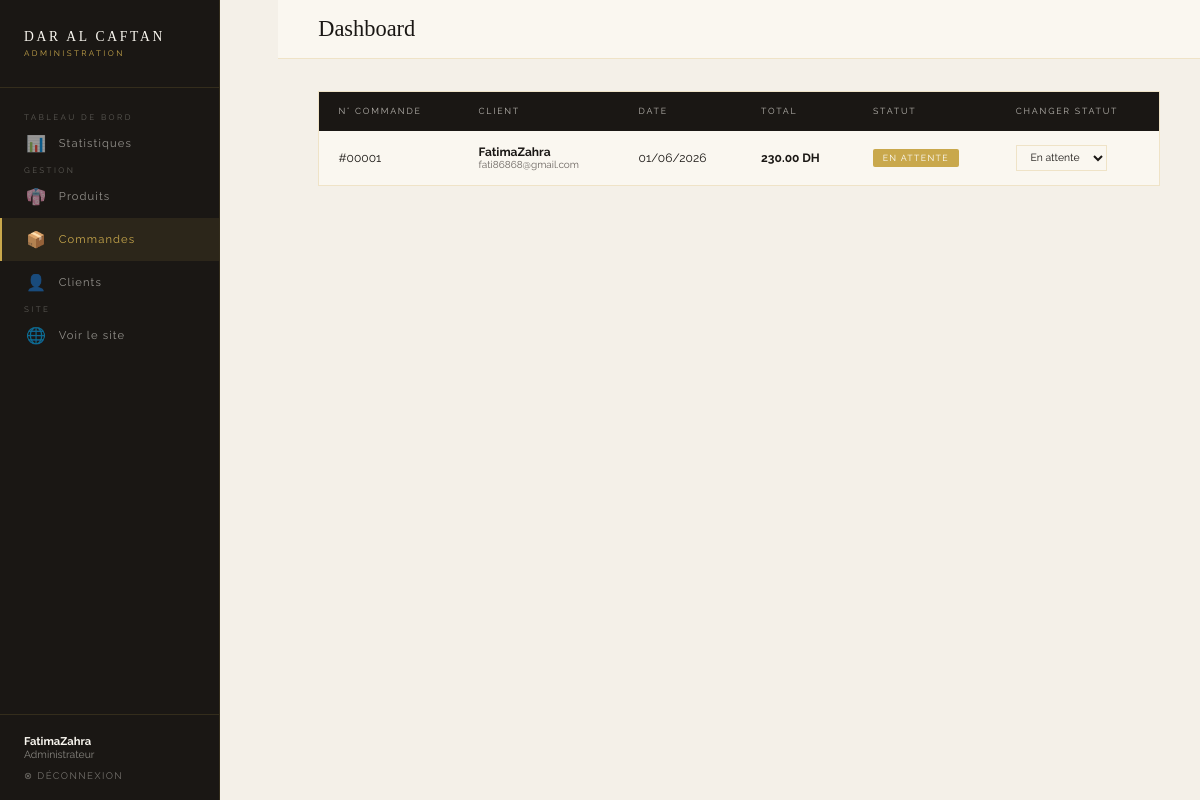
The app's page /views/admin/dashboard.php?section=commandes (signed in) with its own data.
### tables this page shows
CREATE TABLE `orders` (
  `id` int(11) NOT NULL,
  `user_id` int(11) DEFAULT NULL,
  `total_price` decimal(10,2) DEFAULT NULL,
  `status` varchar(50) DEFAULT 'En attente',
  `created_at` timestamp NOT NULL DEFAULT current_timestamp(),
  `address` text DEFAULT NULL
);

CREATE TABLE `users` (
  `id` int(11) NOT NULL,
  `name` varchar(100) DEFAULT NULL,
  `email` varchar(100) DEFAULT NULL,
  `password` varchar(255) DEFAULT NULL,
  `role` enum('admin','client') DEFAULT 'client',
  `created_at` timestamp NOT NULL DEFAULT current_timestamp()
);

### config/database.php (called while the page is built)
<?php
function getConnection() {
    $host = "localhost";
    $dbname = "estore";
    $username = "root";
    $password = "";
    try {
        $conn = new PDO(
            "mysql:host=$host;dbname=$dbname;charset=utf8",
            $username,
            $password
        );
        $conn->setAttribute(PDO::ATTR_ERRMODE, PDO::ERRMODE_EXCEPTION);
        return $conn;
    } catch(PDOException $e) {
        die("Erreur de connexion : " . $e->getMessage());
    }
}
?>

### models/Order.php (called while the page is built, shortened)
<?php
require_once __DIR__ . '/../config/database.php';
class Order {
    private $conn;
    public function __construct() {
        $this->conn = getConnection();
    }
    public function getToutesCommandes() {
        $stmt = $this->conn->query(
            "SELECT o.*, u.name as client_name, u.email
             FROM orders o
             JOIN users u ON o.user_id = u.id
             ORDER BY o.created_at DESC"
        );
        return $stmt->fetchAll(PDO::FETCH_ASSOC);
    }
}
?>

### views/admin/dashboard.php (the view, shortened to what this page needs)
<?php
require_once '../../config/database.php';
require_once '../../models/User.php';
require_once '../../models/Order.php';
$section = $_GET['section'] ?? 'stats';
$productModel = new Product();
$userModel    = new User();
$orderModel   = new Order();
$commandes = $orderModel->getToutesCommandes();
$stats = [
    'nb_produits'  => $productModel->compter(),
    'nb_clients'   => $userModel->compterClients(),
    'nb_commandes' => $orderModel->compter(),
    'chiffre'      => $orderModel->getChiffreAffaires(),
    'populaires'        => $productModel->getPopulaires(5),
    'nb_visites'        => (new Visite())->compterTotal(),
    'visites_today'     => (new Visite())->compterAujourdhui(),
    'pages_populaires'  => (new Visite())->getPagesPopulaires(),
    'visites_pays'      => (new Visite())->getParPays(),
];
$statutsCommande = ['En attente','Confirmée','Expédiée','Livrée','Annulée'];
$statusColors    = [
    'En attente' => '#C9A84C',
    'Confirmée'  => '#4A90D9',
    'Expédiée'   => '#8B6914',
    'Livrée'     => '#4a7c59',
    'Annulée'    => '#c0392b',
];
?>
<!DOCTYPE html>
<html lang="fr">
<head>
</head>
<body>
<aside class="sidebar">
  <div class="sidebar-brand">
    <span class="sidebar-brand-name">DAR AL CAFTAN</span>
    <span class="sidebar-brand-sub">Administration</span>
  </div>
  <nav class="sidebar-nav">
    <span class="nav-label">Tableau de bord</span>
    <a href="?section=stats"     class="nav-item <?= $section==='stats'?'active':'' ?>">
      <span class="nav-icon">📊</span> Statistiques
    </a>
    <span class="nav-label">Gestion</span>
    <a href="?section=produits"  class="nav-item <?= $section==='produits'?'active':'' ?>">
      <span class="nav-icon">👘</span> Produits
    </a>
    <a href="?section=commandes" class="nav-item <?= $section==='commandes'?'active':'' ?>">
      <span class="nav-icon">📦</span> Commandes
    </a>
    <a href="?section=clients"   class="nav-item <?= $section==='clients'?'active':'' ?>">
      <span class="nav-icon">👤</span> Clients
    </a>
    <span class="nav-label">Site</span>
    <a href="../products/index.php" class="nav-item" target="_blank">
      <span class="nav-icon">🌐</span> Voir le site
    </a>
  </nav>
  <div class="sidebar-footer">
    <p class="admin-info">
      <strong><?= htmlspecialchars($_SESSION['user_name']) ?></strong>
      Administrateur
    </p>
    <a href="../../controllers/AuthController.php?action=logout" class="logout-link">
      ⊗ Déconnexion
    </a>
  </div>
</aside>
<main class="main">
  <div class="topbar">
    <h1 class="topbar-title">
      <?php
        $titles = [
          'stats'     => 'Tableau de <em>bord</em>',
          'produits'  => 'Gestion des <em>produits</em>',
          'commandes' => 'Suivi des <em>commandes</em>',
          'clients'   => 'Gestion des <em>clients</em>',
        ];
        echo $titles[$section] ?? 'Dashboard';
      ?>
    </h1>
  </div>
  <div class="content">
    <?php if ($section === 'stats'): ?>
      <div class="stats-grid">
        <div class="stat-card">
          <span class="nav-icon stat-icon">👘</span>
          <span class="stat-label">Total produits</span>
          <div class="stat-value"><?= $stats['nb_produits'] ?></div>
        </div>
        <div class="stat-card">
          <span class="nav-icon stat-icon">👤</span>
          <span class="stat-label">Clients inscrits</span>
          <div class="stat-value"><?= $stats['nb_clients'] ?></div>
        </div>
        <div class="stat-card">
          <span class="nav-icon stat-icon">📦</span>
          <span class="stat-label">Commandes totales</span>
          <div class="stat-value"><?= $stats['nb_commandes'] ?></div>
        </div>
        <div class="stat-card">
          <span class="nav-icon stat-icon">💰</span>
          <span class="stat-label">Chiffre d'affaires</span>
          <div class="stat-value">
            <?= number_format($stats['chiffre'], 0) ?>
            <small>DH</small>
          </div>
        </div>
        <div class="stat-card">
          <span class="nav-icon stat-icon">👁️</span>
          <span class="stat-label">Visites totales</span>
          <div class="stat-value"><?= $stats['nb_visites'] ?></div>
        </div>
        <div class="stat-card">
          <span class="nav-icon stat-icon">📅</span>
          <span class="stat-label">Visites aujourd'hui</span>
          <div class="stat-value"><?= $stats['visites_today'] ?></div>
        </div>
      </div>
      <h2 class="section-title">Produits les plus <em>commandés</em></h2>
      <div class="table-wrap" style="padding:1.5rem;">
        <?php if (empty($stats['populaires'])): ?>
          <p style="font-size:0.75rem;color:var(--warm-gray);text-align:center;padding:1rem;">
            Aucune commande enregistrée pour le moment.
          </p>
        <?php else: ?>
          <?php
            $maxVente = max(array_column($stats['populaires'], 'total_vendu'));
            foreach ($stats['populaires'] as $pop):
              $pct = $maxVente > 0 ? ($pop['total_vendu'] / $maxVente) * 100 : 0;
          ?>
          <div class="pop-item">
            <span style="min-width:180px;"><?= htmlspecialchars($pop['name']) ?></span>
            <div class="pop-bar-wrap">
              <div class="pop-bar" style="width:<?= $pct ?>%"></div>
            </div>
            <span style="min-width:80px;text-align:right;color:var(--gold);font-weight:500;">
              <?= $pop['total_vendu'] ?> vendus
            </span>
          </div>
          <?php endforeach; ?>
        <?php endif; ?>
      </div>
      <h2 class="section-title" style="margin-top:2rem;">Pages les plus <em>visitées</em></h2>
      <div class="table-wrap" style="padding:1.5rem; margin-bottom:2rem;">
        <?php if (empty($stats['pages_populaires'])): ?>
          <p style="font-size:0.75rem;color:var(--warm-gray);text-align:center;">
            Aucune visite enregistrée.
          </p>
        <?php else: ?>
          <?php
            $maxPage = max(array_column($stats['pages_populaires'], 'nb'));
            foreach ($stats['pages_populaires'] as $pg):
              $pct = $maxPage > 0 ? ($pg['nb'] / $maxPage) * 100 : 0;
          ?>
          <div class="pop-item">
            <span style="min-width:160px;"><?= htmlspecialchars($pg['page']) ?></span>
            <div class="pop-bar-wrap">
              <div class="pop-bar" style="width:<?= $pct ?>%"></div>
            </div>
            <span style="min-width:80px;text-align:right;color:var(--gold);font-weight:500;">
              <?= $pg['nb'] ?> visites
            </span>
          </div>
          <?php endforeach; ?>
        <?php endif; ?>
      </div>
      <h2 class="section-title">Visiteurs par <em>pays</em></h2>
      <div class="table-wrap" style="padding:1.5rem;">
        <?php if (empty($stats['visites_pays'])): ?>
          <p style="font-size:0.75rem;color:var(--warm-gray);text-align:center;">
            Aucune donnée géographique.
          </p>
        <?php else: ?>
          <?php
            $maxPays = max(array_column($stats['visites_pays'], 'nb'));
            foreach ($stats['visites_pays'] as $pys):
              $pct = $maxPays > 0 ? ($pys['nb'] / $maxPays) * 100 : 0;
          ?>
          <div class="pop-item">
            <span style="min-width:160px;">🌍 <?= htmlspecialchars($pys['pays']) ?></span>
            <div class="pop-bar-wrap">
              <div class="pop-bar" style="width:<?= $pct ?>%; background:#4A90D9;"></div>
            </div>
            <span style="min-width:80px;text-align:right;color:#4A90D9;font-weight:500;">
              <?= $pys['nb'] ?> visiteurs
            </span>
          </div>
          <?php endforeach; ?>
        <?php endif; ?>
      </div>
    <!-- ════════════════════════════════
         SECTION : PRODUITS
    ════════════════════════════════ -->
    <?php elseif ($section === 'commandes'): ?>
      <div class="table-wrap">
        <table>
          <thead>
            <tr>
              <th>N° Commande</th>
              <th>Client</th>
              <th>Date</th>
              <th>Total</th>
              <th>Statut</th>
              <th>Changer statut</th>
            </tr>
          </thead>
          <tbody>
            <?php if (empty($commandes)): ?>
              <tr><td colspan="6" style="text-align:center;color:var(--warm-gray);padding:2rem;">
                Aucune commande pour le moment.
              </td></tr>
            <?php else: ?>
              <?php foreach ($commandes as $cmd): ?>
              <tr>
                <td>#<?= str_pad($cmd['id'], 5, '0', STR_PAD_LEFT) ?></td>
                <td>
                  <strong><?= htmlspecialchars($cmd['client_name']) ?></strong>
                  <br><small style="color:var(--warm-gray);"><?= htmlspecialchars($cmd['email']) ?></small>
                </td>
                <td><?= date('d/m/Y', strtotime($cmd['created_at'])) ?></td>
                <td><strong><?= number_format($cmd['total_price'], 2) ?> DH</strong></td>
                <td>
                  <span class="badge" style="background:<?= $statusColors[$cmd['status']] ?? '#888' ?>">
                    <?= htmlspecialchars($cmd['status']) ?>
                  </span>
                </td>
                <td>
                  <select class="status-select"
                    onchange="window.location='../../controllers/OrderController.php?action=changer_statut&order_id=<?= $cmd['id'] ?>&statut='+this.value">
                    <?php foreach ($statutsCommande as $s): ?>
                      <option value="<?= $s ?>" <?= $cmd['status'] === $s ? 'selected' : '' ?>>
                        <?= $s ?>
                      </option>
                    <?php endforeach; ?>
                  </select>
                </td>
              </tr>
              <?php endforeach; ?>
            <?php endif; ?>
          </tbody>
        </table>
      </div>
    <?php endif; ?>
  </div>
</main>
</body>
</html>

### views/admin/dashboard.php (style rules this page uses)
*, *::before, *::after { margin:0; padding:0; box-sizing:border-box; }
:root { --gold:#C9A84C; --gold-dark:#8B6914; --ivory:#FAF7F0; --charcoal:#1A1714; --warm-gray:#6B6560; --border:rgba(201,168,76,0.25); --bg:#F4F0E8; --sidebar:220px; }
body { font-family:'Raleway',sans-serif; background:var(--bg); color:var(--charcoal); display:flex; min-height:100vh; }
.sidebar { width:var(--sidebar); background:var(--charcoal); display:flex; flex-direction:column; position:fixed; top:0; left:0; height:100vh; border-right:0.5px solid rgba(201,168,76,0.15); z-index:50; }
.sidebar-brand { padding:1.8rem 1.5rem; border-bottom:0.5px solid rgba(201,168,76,0.15); }
.sidebar-brand-name { font-family:'Cinzel',serif; font-size:0.85rem; letter-spacing:0.2em; color:var(--ivory); display:block; }
.sidebar-brand-sub { font-size:0.5rem; letter-spacing:0.3em; text-transform:uppercase; color:var(--gold); margin-top:3px; display:block; }
.sidebar-nav { flex:1; padding:1.5rem 0; }
.nav-label { font-size:0.5rem; letter-spacing:0.3em; text-transform:uppercase; color:rgba(250,247,240,0.3); padding:0.5rem 1.5rem; margin-top:1rem; }
.nav-item { display:flex; align-items:center; gap:0.8rem; padding:0.75rem 1.5rem; font-size:0.7rem; letter-spacing:0.1em; text-decoration:none; color:rgba(250,247,240,0.55); transition:all 0.2s; border-left:2px solid transparent; }
.nav-item.active { color:var(--gold); border-left-color:var(--gold); background:rgba(201,168,76,0.1); }
.nav-icon { font-size:1rem; width:20px; text-align:center; }
.sidebar-footer { padding:1.2rem 1.5rem; border-top:0.5px solid rgba(201,168,76,0.15); }
.admin-info { font-size:0.65rem; color:rgba(250,247,240,0.5); margin-bottom:0.6rem; }
.admin-info strong { color:var(--ivory); display:block; font-size:0.7rem; }
.logout-link { font-size:0.6rem; letter-spacing:0.15em; text-transform:uppercase; color:rgba(250,247,240,0.4); text-decoration:none; transition:color 0.2s; }
.main { margin-left:var(--sidebar); flex:1; min-height:100vh; }
.topbar { background:var(--ivory); border-bottom:0.5px solid var(--border); padding:1rem 2.5rem; display:flex; justify-content:space-between; align-items:center; position:sticky; top:0; z-index:40; }
.topbar-title { font-family:'Cormorant Garamond',serif; font-size:1.4rem; font-weight:300; }
.content { padding:2rem 2.5rem; }
.table-wrap { background:var(--ivory); border:0.5px solid var(--border); overflow:hidden; margin-bottom:2rem; }
table { width:100%; border-collapse:collapse; }
thead { background:var(--charcoal); }
thead th { font-size:0.55rem; letter-spacing:0.2em; text-transform:uppercase; color:rgba(250,247,240,0.7); padding:0.9rem 1.2rem; text-align:left; font-weight:400; }
tbody tr { border-bottom:0.5px solid var(--border); transition:background 0.15s; }
tbody tr:last-child { border-bottom:none; }
td { font-size:0.75rem; padding:0.9rem 1.2rem; vertical-align:middle; }
.badge { font-size:0.55rem; letter-spacing:0.15em; text-transform:uppercase; padding:0.25rem 0.6rem; border-radius:2px; color:white; }
select.status-select { font-family:'Raleway',sans-serif; font-size:0.65rem; padding:0.3rem 0.6rem; border:0.5px solid var(--border); background:transparent; color:var(--charcoal); cursor:pointer; }

### records on screen
orders: id "00001", user.name "FatimaZahra", user.email "fati86868@gmail.com", created_at "01/06/2026", total_price "230.00", status "EN ATTENTE", status+id "En attente"

### other values on screen
$_SESSION['user_name'] "FatimaZahra"
$titles[$section] "Dashboard"
